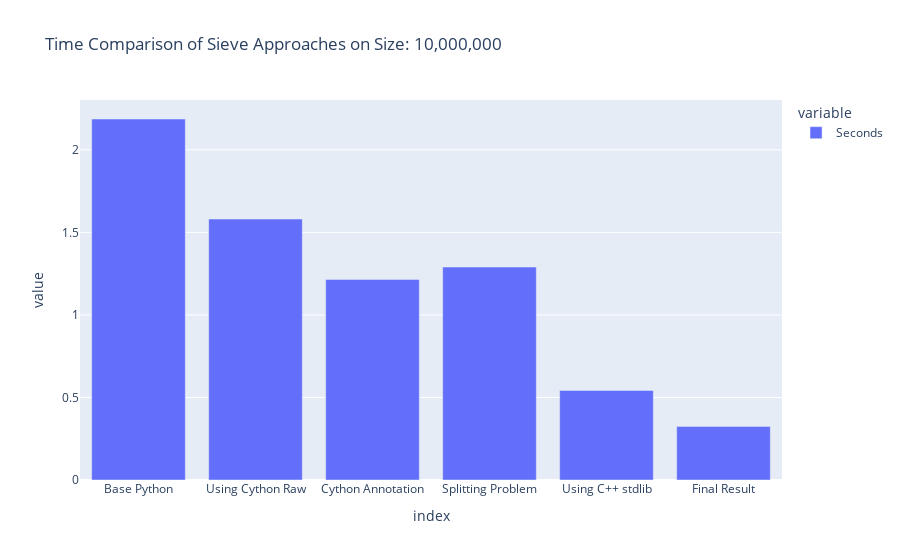

Notebook code for this chart:
### Code cell
compare_approach(10_000_000)

### Figure 1 — Plotly figure (JSON) as saved in the notebook; plotly's stock layout.template omitted (floating-point values rounded to 4 significant figures)
{"data": [{"alignmentgroup": "True", "hovertemplate": "variable=Seconds<br>index=%{x}<br>value=%{y}<extra></extra>", "legendgroup": "Seconds", "marker": {"color": "#636efa", "pattern": {"shape": ""}}, "name": "Seconds", "offsetgroup": "Seconds", "orientation": "v", "showlegend": true, "textposition": "auto", "type": "bar", "x": ["Base Python", "Using Cython Raw", "Cython Annotation", "Splitting Problem", "Using C++ stdlib", "Final Result"], "xaxis": "x", "y": [2.187, 1.581, 1.215, 1.29, 0.5426, 0.3248], "yaxis": "y"}], "layout": {"autosize": true, "barmode": "relative", "legend": {"title": {"text": "variable"}, "tracegroupgap": 0}, "title": {"text": "Time Comparison of Sieve Approaches on Size: 10,000,000"}, "xaxis": {"anchor": "y", "autorange": true, "domain": [0, 1], "range": [-0.5, 5.5], "title": {"text": "index"}, "type": "category"}, "yaxis": {"anchor": "x", "autorange": true, "domain": [0, 1], "range": [0, 2.302], "title": {"text": "value"}, "type": "linear"}}}
